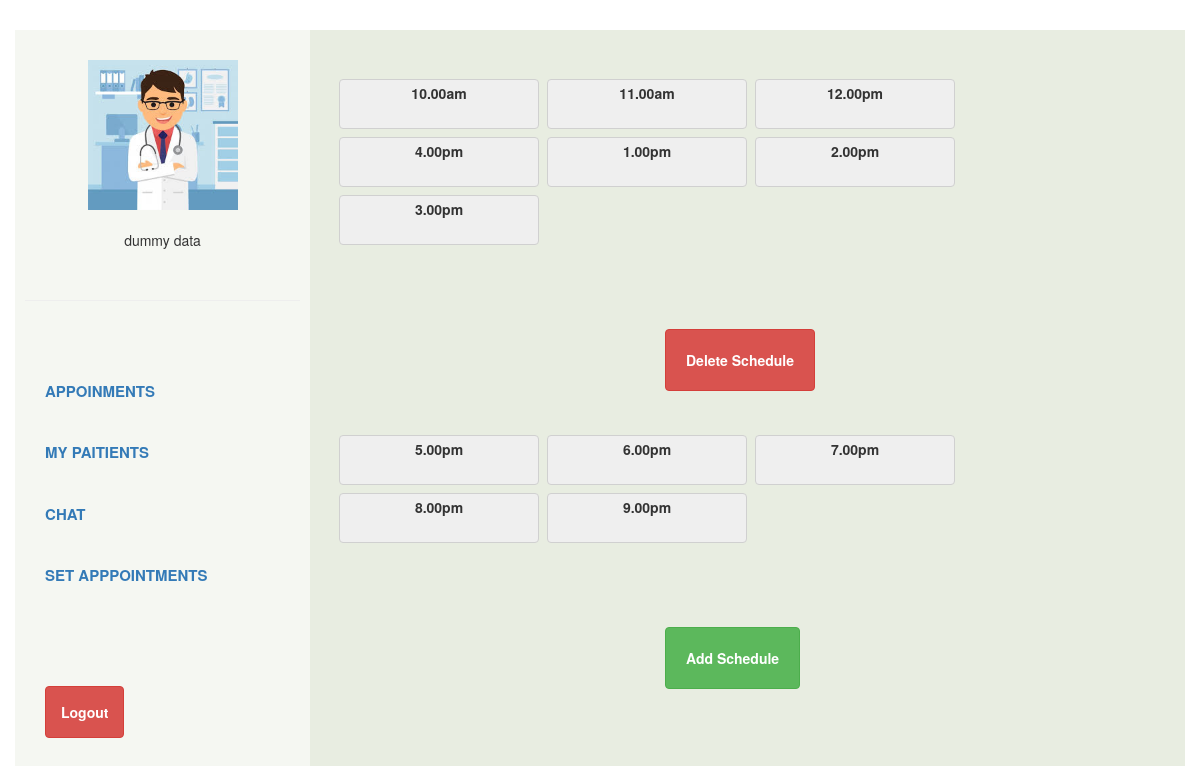
Screenshot of /doctorPortal/doctorSetAppointments.php (signed in) with the database file from the repository.
### tables this page shows
CREATE TABLE `appointments` (
  `appointmentsID` int(16) NOT NULL,
  `doctorID` int(16) NOT NULL,
  `appointmentsStatus` varchar(16) NOT NULL DEFAULT '''0''',
  `patientId` int(16) NOT NULL,
  `Date` varchar(16) NOT NULL,
  `time` varchar(16) NOT NULL
);

### doctorPortal/doctorSetAppointments.php (the view, shortened to what this page needs)
<!DOCTYPE html>
<html lang="en">
<?php
    if(isset($_SESSION['doctorName'])){
   $doctorID= $_SESSION['doctorID'];
    $doctorName = $_SESSION['doctorName'];
     $todayDate = date('d/M/Y');
    $check = 0;
    $countTime = 0;
                                $l =0;
    $actualtime='';
    include_once '../connection/dbConnect.php';
?>
<head>
    <link rel="stylesheet" type="text/css" href="style.css">
    <link rel="stylesheet" href="https://maxcdn.bootstrapcdn.com/bootstrap/3.4.1/css/bootstrap.min.css">
</head>
<body>
    <div class="container">
        <div class="left">
            <div class="imageSection">
                <img class="doctorImage" name="doctorImage" src="doctor_image.jpg" alt="doctor" height="150px" width="150px">
                <div class="doctorName" name="doctorImage">
                    <?php echo $doctorName ;?>
                </div>
            </div>
            <div>
                <hr>
            </div>
            <br>
            <br>
            <div class="buttonSection">
                <a href="doctorPortal.php" class="appointments" name="appoinments">Appoinments</a>
                <a href="myPatient.php" class="myPatients" name="myPatients">My Paitients</a>
                <a href="doctorChat.php" class="chat" name="chat">Chat</a>
                <a href="doctorSetAppointments.php" class="setApp" name="setApp">Set Apppointments</a>
                <form method="post">
                    <input type="submit" name="logout" value="Logout" class="btn btn-danger" id="logout">
                </form>
            </div>
        </div>
        <div class="right">
            <?php
            $sql = "select * from appointments where doctorID ='$doctorID'";
            $result = $conn->query($sql);
            if ($result->num_rows > 0)
                {
                    while($row = $result->fetch_assoc())
                    {
                        if($todayDate == $row['Date']){
                            $check++;
                        }
                    }
                }
            ?>
    <div class="allCheckBox">
        <form method="post">
            <?php
        if($check > 0 ){
            $sql_again = "select * from appointments where doctorID ='$doctorID'";
            $result_again = $conn->query($sql_again);
            if ($result_again->num_rows > 0)
                {
                    while($row_again = $result_again->fetch_assoc())
                    {
                        if($todayDate == $row_again['Date']){ $countTime++;  ?>
            <label>
                <input type="checkbox" name="two[]" value="<?php echo $row_again['time'] ;?>"><span><?php echo $row_again['time'] ;?></span>
            </label>
            <?php } }}?>
            <br> <br> <br> <br>
            <input type="submit" value="Delete Schedule" class="btn btn-danger" id="deleteSchedule" name="delete">
            <br> <br> <br>
            <?php
            $sql_add = "select * from appointments where doctorID ='$doctorID'";
            $result_add = $conn->query($sql_add);
            if ($result_add->num_rows > 0)
                {
                    while($row_add = $result_add->fetch_assoc())
                    {
                        if($todayDate == $row_add['Date']){
                        $timeWithPm = $row_add['time'] ;
                        $timeWithoutPm = (int)explode(".", $timeWithPm)[0];
                        if($timeWithoutPm == 1 || $timeWithoutPm == 2 || $timeWithoutPm == 3 || $timeWithoutPm == 4 ||
                          $timeWithoutPm == 5 || $timeWithoutPm == 6 || $timeWithoutPm == 7 || $timeWithoutPm == 8 ||
                          $timeWithoutPm == 9 )
                        {
                            $timeWithoutPm += 12;
                        }
                            if($l< $countTime){
                                $arr[$l] = $timeWithoutPm ;
                                $l++;
                                    }
                        }
                    }
                }
            for( $k = 10; $k < 22; $k++){
                $verfiy = 0;
                    for( $i= 0 ; $i < $countTime; $i++){
                        if($k == $arr[$i]){$verfiy++;}}
                        if($verfiy == 0){
                            if($k < 12)
                            {
                                $time = strval($k);
                                $am = ".00am";
                                $actualtime = $time.$am; ?>
            <label>
                <input type="checkbox" name="three[]" value="<?php echo $actualtime ;?>"><span><?php echo $actualtime ;?></span>
            </label>
            <?php
                            }
                            else
                            {
                                if($k != 12)
                                {
                                    $time = $k - 12;
                                $pm = ".00pm";
                                 $actualtime = strval($time).$pm;
                                }
            else
            {
                $time = $k;
                $pm = ".00pm";
                $actualtime = strval($time).$pm;
            }
            ?>
            <label>
                <input type="checkbox" name="three[]" value="<?php echo $actualtime ;?>"><span><?php echo $actualtime ;?></span>
            </label>
            <?php
                            }
                    }
                }
            ?>
            <br> <br> <br>
            <input type="submit" name="add" class="btn btn-success" id="addSchedule" value="Add Schedule">
        </form>
    </div>
    </div>
    </div>
    <?php }}
                else{
                    header("location:../UserRegistration/userLogin.php");
                }?>
</body>
</html>

### doctorPortal/style.css (style rules this page uses)
.container { padding: 10px; height: auto; width: auto; display: flex; min-height: 100vh; min-width: 100%; margin: 20px; }
.left { border-style: hidden; padding: 10px; background-color: #f5f7f2; flex: 1; justify-content: center; display: flex; flex-direction: column }
hr { color: black; border-style: inset; border-width: 1px; margin: 0.5em auto; flex:1; }
.imageSection { margin-top: 20px; display: block; margin-left: auto; margin-right: auto; flex:2; }
.doctorName { text-align: center; margin-top: 20px; flex:1; }
.buttonSection { flex:4; display: flex; flex-direction: column; align-items: flex-start; }
.buttonSection a { margin: 10px; padding: 10px; border: none; background: none; text-transform: uppercase; font-size: 15px; font-weight: bold; }
.right { flex: 3; background-color: #e8ede1; padding: 45px 25px; display: flex; flex-direction: column }
body { font-family:sans-serif; }
.allCheckBox label { margin:4px; background-color:#EFEFEF; border-radius:4px; border:1px solid #D0D0D0; float:left; }
.allCheckBox label { float:left; width:200px; height: 50px; }
.allCheckBox label span { text-align:center; margin: auto; padding:3px 3px; display:block; }
#deleteSchedule { align-content: center; margin-left: 40%; margin-right: 49%; margin-top: 80px; padding: 20px; font-weight: bold; }
#addSchedule { margin-top: 80px; padding: 20px; font-weight: bold; margin-left: 40%; margin-right: 49%; }
#logout { margin-left: 20px; margin-top: 80px; padding: 15px; font-weight: bold; }

### rows the page displays
appointments: time "10.00am"
appointments: time "11.00am"
appointments: time "12.00pm"
appointments: time "4.00pm"
appointments: time "1.00pm"
appointments: time "2.00pm"
appointments: time "3.00pm"

### other values shown
$doctorName "dummy data"
$actualtime "5.00pm"
$actualtime "6.00pm"
$actualtime "7.00pm"
$actualtime "8.00pm"
$actualtime "9.00pm"
